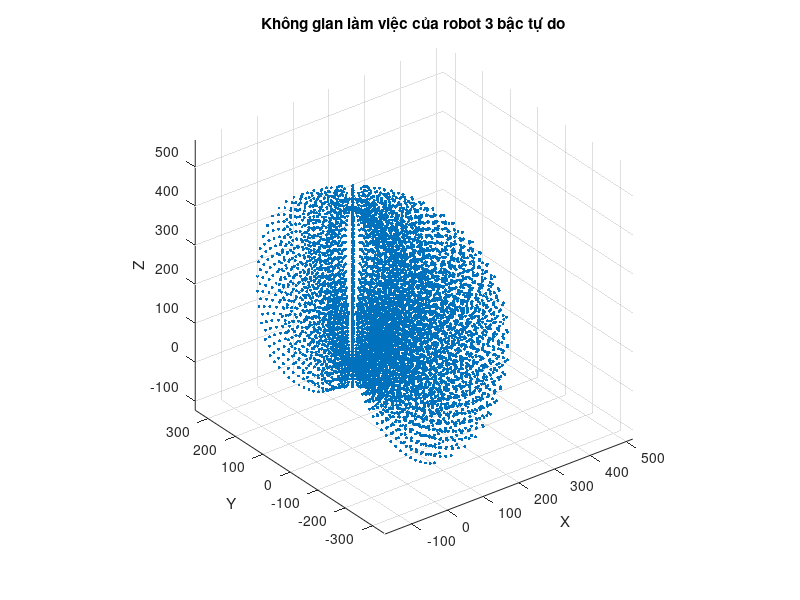

Write MATLAB code to recreate this figure.
% Tham số của robot
l1 = 150;
l2 = 200;
l3 = 200;


% Số mẫu trong mỗi khớp
n_samples = 20;

% Giới hạn góc của các khớp (theo độ)
theta1_min = -90; theta1_max = 90;
theta2_min = -30; theta2_max = 90;
theta3_min = -30; theta3_max = 70;

% Chuyển đổi độ sang radian
theta1_min = deg2rad(theta1_min); theta1_max = deg2rad(theta1_max);
theta2_min = deg2rad(theta2_min); theta2_max = deg2rad(theta2_max);
theta3_min = deg2rad(theta3_min); theta3_max = deg2rad(theta3_max);

% Tạo các mảng góc cho mỗi khớp
theta1 = linspace(theta1_min, theta1_max, n_samples);
theta2 = linspace(theta2_min, theta2_max, n_samples);
theta3 = linspace(theta3_min, theta3_max, n_samples);

% Tạo các lưới góc khớp
[q1, q2, q3] = ndgrid(theta1, theta2, theta3);

% Tính toán tọa độ điểm cuối của robot (x, y, z)
X = cos(q1).*(l3.*cos(q2 + q3) + l2.*sin(q2));
Y = sin(q1).*(l3.*cos(q2 + q3) + l2.*sin(q2));
Z = l1 - l3.*sin(q2 + q3) + l2.*cos(q2);
  % Z chỉ phụ thuộc vào góc TH2 và TH3

% Vẽ không gian làm việc
figure;
scatter3(X(:), Y(:), Z(:),5, 'filled');
xlabel('X');
ylabel('Y');
zlabel('Z');
title('Không gian làm việc của robot 3 bậc tự do');
grid on;
axis equal;
